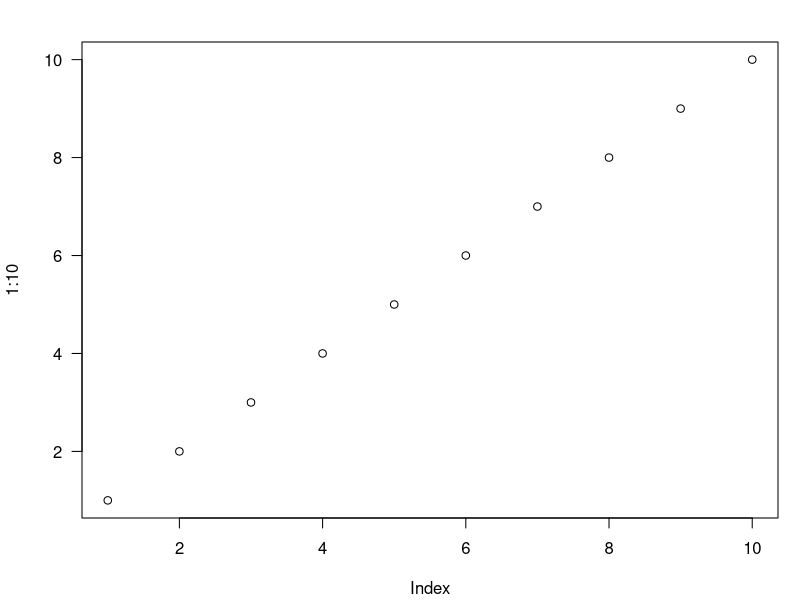

Recreate this plot in R. (Note: this script raises an error after producing the figure.)
png("test 2.png",width=1800,height=1200,res=400)
par(mar=c(4.1,4.1,2.1,1.1),las=1)
plot(1:10)
dev.off()

png("School Transit.png",width=1800,height=1200,res=400)
par(mar=c(5.1,4.6,3.1,1.1),las=1)
hist(movement_by_type$distance[movement_by_type$type=='school'],xlab="Distance Traveled (km)", main="Histogram of Average School Transit", cex.axis=.75)
dev.off()

png("Work Transit.png",width=1800,height=1200,res=400)
par(mar=c(5.1,4.6,3.1,1.1),las=1)
hist(movement_by_type$distance[movement_by_type$type=='work'],xlab="Distance Traveled (km)", main="Histogram of Average Work Transit", cex.axis=.65)
dev.off()

#cex.lab=somenumber changes the size of labels of axes
#cex.axis=1.5 changes the values of axis

